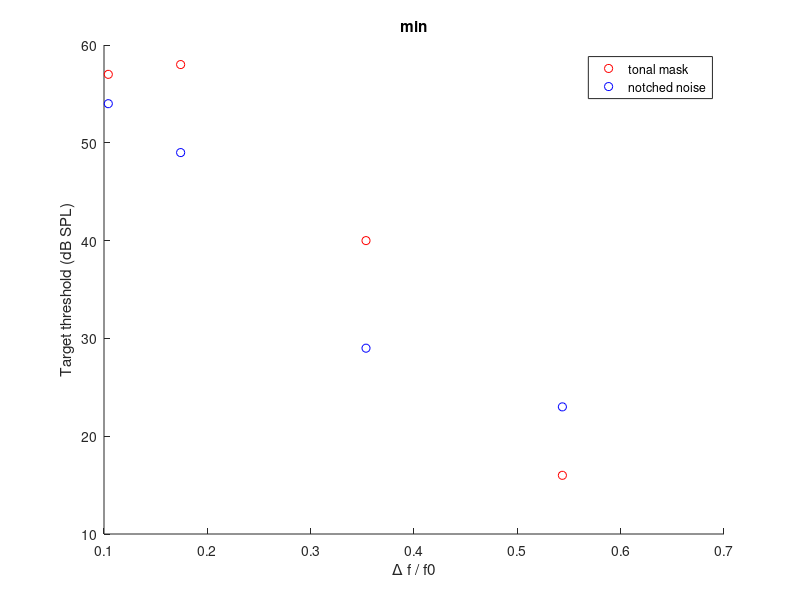

MATLAB code to generate this figure:
%% noise and tonal mask compare
clear;
close all;


%% x_n
t_cf = 1000;

x1 = (1000*(2^(0.15)-2^(-0.15))/2)/1000; %0.3
x2 = (1000*(2^(0.25)-2^(-0.25))/2)/1000; %0.5
x3 = (1000*(2^(0.5)-2^(-0.5))/2)/1000;   %1
x4 = (1000*(2^(0.75)-2^(-0.75))/2)/1000;       %1.5
x_n= [x1, x2, x3, x4];


% %% x_t
% t_cf = 1000;
% 
% x1 = (1000-1000*2^(-0.3))/1000; %0.3
% x2 = (1000-1000*2^(-0.5))/1000; %0.5
% x3 = (1000-1000*2^(-1))/1000;   %1
% x4 = (1000-1000*2^(-1.5))/1000;   %2
% 
% x_t= [x1, x2, x3, x4];

%% min
% 20 log scale frequency
% 22 linear 
name = 'min';
      %26%24%23%23%22%20 %19
y_t1 = 57;%59;%57;  %48;% 26;
y_t2 = 58;%55;%57; %36;% 18;
y_t3 = 40;%39;%48; %26;%5.2;
y_t4 = 16;%20;%20; %8;%5;
y_t = [y_t1, y_t2, y_t3, y_t4];

       %19%18%17%16 % 15
y_n1 = 54;%53;%50;%49;%53;
y_n2 = 49;%46;%42;%42;%46;
y_n3 = 29;%30;%22;%25;%30;
y_n4 = 23;%14;%16;%12;%17;
y_n = [y_n1, y_n2, y_n3, y_n4];


% y_n1 = 50 - 25.9896;
% y_n2 = 50 - 37.7865;
% y_n3 = 0;
% y_n4 = 0;
% y_n = [y_n1, y_n2, y_n3, y_n4];

%% plot

hold on;
plot(x_n, y_t,'or');
plot(x_n, y_n,'ob');
xlabel('\Delta f / f0');
ylabel('Target threshold (dB SPL)');
legend('tonal mask','notched noise');
title(name);

